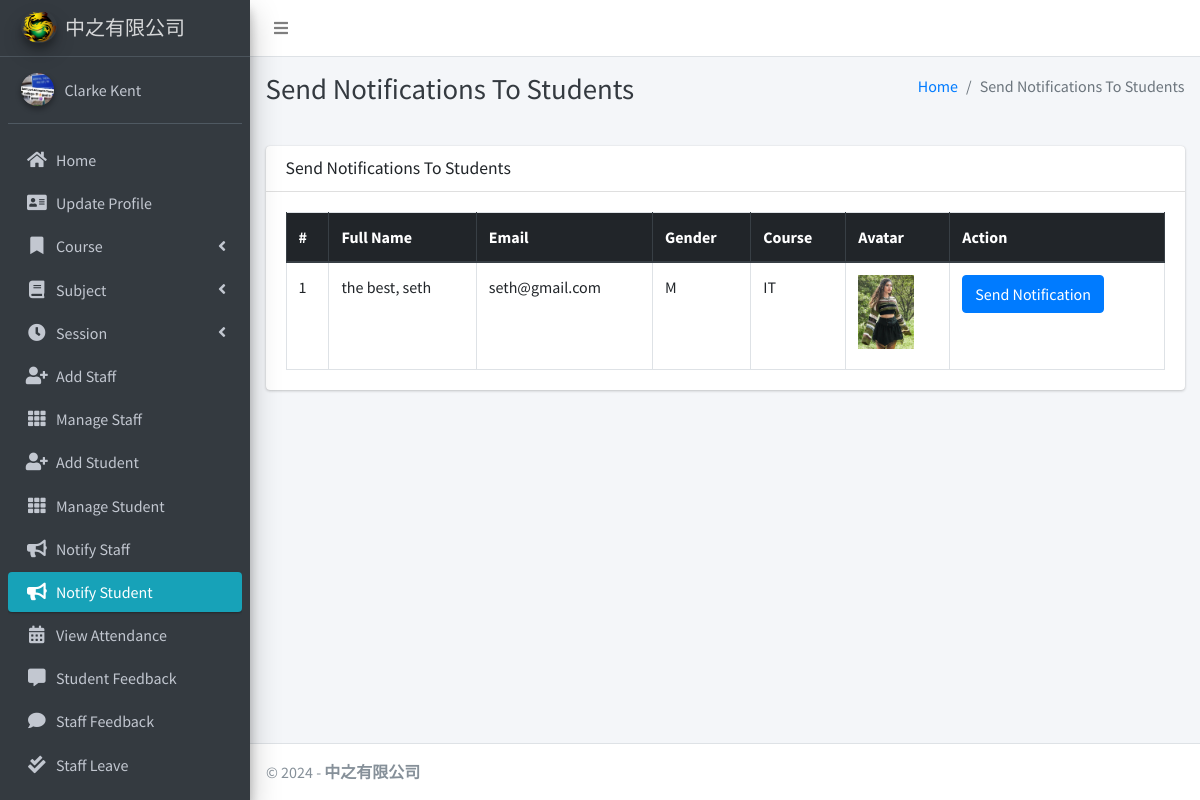
Page /admin_notify_student (signed in) on the committed database.
### main_app/models.py (models this page shows, shortened)
class CustomUser(AbstractUser):
    USER_TYPE = ((1, "HOD"), (2, "Staff"), (3, "Student"))
    GENDER = [("M", "Male"), ("F", "Female")]
    username = None  # Removed username, using email instead
    email = models.EmailField(unique=True)
    user_type = models.CharField(default=1, choices=USER_TYPE, max_length=1)
    gender = models.CharField(max_length=1, choices=GENDER)
    profile_pic = models.ImageField()
    address = models.TextField()
    fcm_token = models.TextField(default="")  # For firebase notifications
    created_at = models.DateTimeField(auto_now_add=True)
    updated_at = models.DateTimeField(auto_now=True)
    USERNAME_FIELD = "email"
    REQUIRED_FIELDS = []
    objects = CustomUserManager()
    def __str__(self):
        return self.last_name + ", " + self.first_name

class Student(models.Model):
    admin = models.OneToOneField(CustomUser, on_delete=models.CASCADE)
    course = models.ForeignKey(Course, on_delete=models.DO_NOTHING, null=True, blank=False)
    session = models.ForeignKey(Session, on_delete=models.DO_NOTHING, null=True)

class Course(models.Model):
    name = models.CharField(max_length=120)
    created_at = models.DateTimeField(auto_now_add=True)
    updated_at = models.DateTimeField(auto_now=True)

### main_app/hod_views.py (the view)
# urls.py: path("admin_notify_student", hod_views.admin_notify_student,
def admin_notify_student(request):
    student = CustomUser.objects.filter(user_type=3)
    context = {
        'page_title': "Send Notifications To Students",
        'students': student
    }
    return render(request, "hod_template/student_notification.html", context)

### main_app/templates/hod_template/student_notification.html (shortened to what this page needs)
{% extends 'main_app/base.html' %}
{% load static %}
{% block page_title %}{{page_title}}{% endblock page_title %}
{% block content %}
<section class="content">
    <div class="container-fluid">
        <div class="row">
            <div class="col-md-12">
                <div class="card">
                    <div class="card-header">
                        <h3 class="card-title">{{page_title}}</h3>
                    </div>
                    <div class="card-body">
                        <table id="example2" class="table table-bordered table-hover">
                            <thead class="thead-dark">
                                <tr>
                                    <th>#</th>
                                    <th>Full Name</th>
                                    <th>Email</th>
                                    <th>Gender</th>
                                    <th>Course</th>
                                    <th>Avatar</th>
                                    <th>Action</th>
                                </tr>
                            </thead>
                            <tbody>
                                {% for student in students %}
                                <tr>
                                    <td>{{ forloop.counter }}</td>
                                    <td>{{student.last_name}}, {{student.first_name}}</td>
                                    <td>{{student.email}}</td>
                                    <td>{{student.gender}}</td>
                                    <td>{{student.student.course.name}}</td>
                                    <td>
                                        {% if student.profile_pic == ""  %}
                                        No Image
                                        {% else %}
                                        <img class="img img-fluid mb-2" height="56" width="56"
                                            src="{{student.profile_pic}}" alt="">
                                        {% endif %}
                                    </td>
                                    <td><button data-toggle = "modal" data-target = "#myModal"class="btn btn-primary show_notification" value="{{student.id}}">Send Notification</button>
                                    </td>
                                </tr>
                                {% endfor %}
                            </tbody>
                        </table>
                    </div>
                </div>
            </div>
        </div>
    </div>
</section>
{% endblock content %}

### rows in the picture
CustomUser: last_name "the best", first_name "seth", email "seth@gmail.com", gender "M", student.course.name "IT", profile_pic (picture)

### other values in the picture
{{ page_title }} "Send Notifications To Students"
